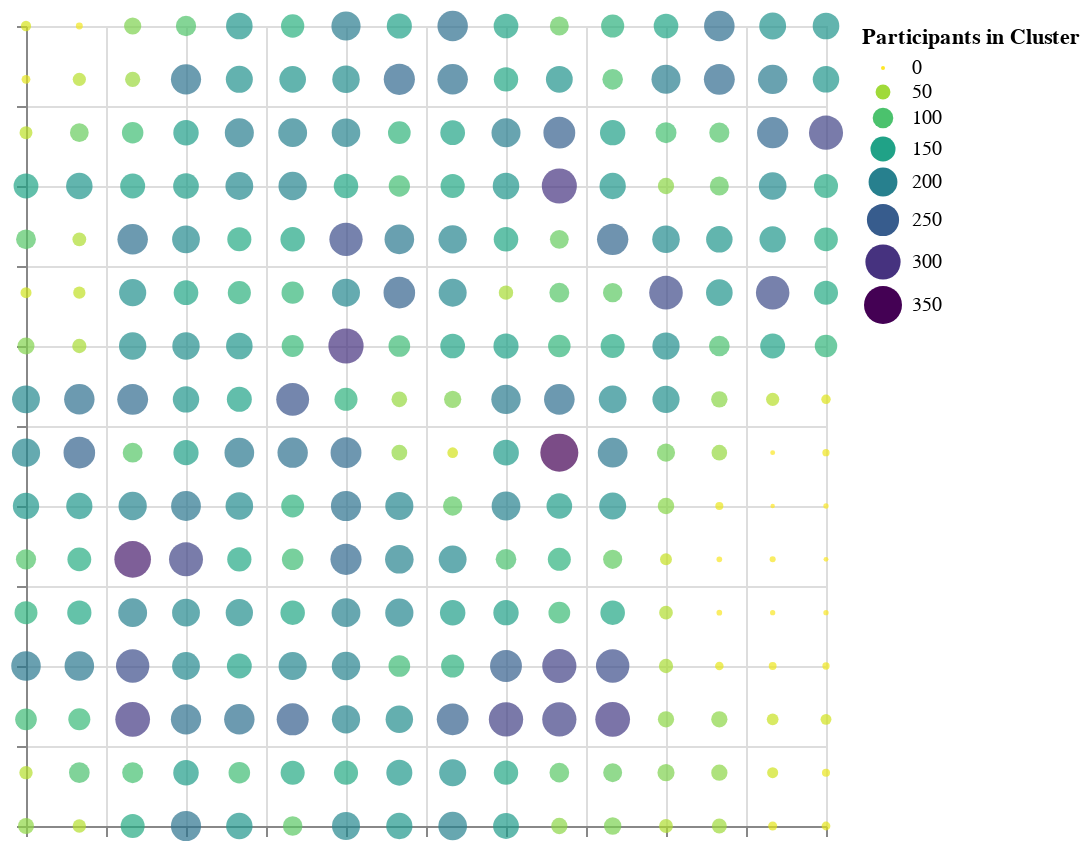

This figure's notebook cell:
### Code cell
### PLOT MAIN CLUSTER MEMBERSHIP MAP ###

chart_orig = alt.Chart(classMap).mark_circle().encode(
    x=alt.X('x1:Q', axis=alt.Axis(labels=False, title="")),
    y=alt.Y('x2:Q', axis=alt.Axis(labels=False, title="")),
    size='Participants in Cluster:Q',
    color=alt.Color('Participants in Cluster:Q', scale=alt.Scale(scheme='viridis', reverse=True))
).configure_view(
    continuousHeight=400,
    continuousWidth=400
)
chart_orig

### Figure 1 — Vega-Lite specification as saved in the notebook (floating-point values rounded to 4 significant figures; data arrays with more than 128 entries replaced by an {"elided": "..."} marker saying what was removed)
{"config": {"view": {"continuousWidth": 400, "continuousHeight": 400}}, "data": {"name": "data-21188f43cfb64bc3b8652bc6c26c4400"}, "mark": {"type": "circle"}, "encoding": {"color": {"field": "Participants in Cluster", "scale": {"reverse": true, "scheme": "viridis"}, "type": "quantitative"}, "size": {"field": "Participants in Cluster", "type": "quantitative"}, "x": {"axis": {"labels": false, "title": ""}, "field": "x1", "type": "quantitative"}, "y": {"axis": {"labels": false, "title": ""}, "field": "x2", "type": "quantitative"}}, "$schema": "https://vega.github.io/schema/vega-lite/v5.20.1.json", "datasets": {"data-21188f43cfb64bc3b8652bc6c26c4400": {"elided": "256 records"}}}
